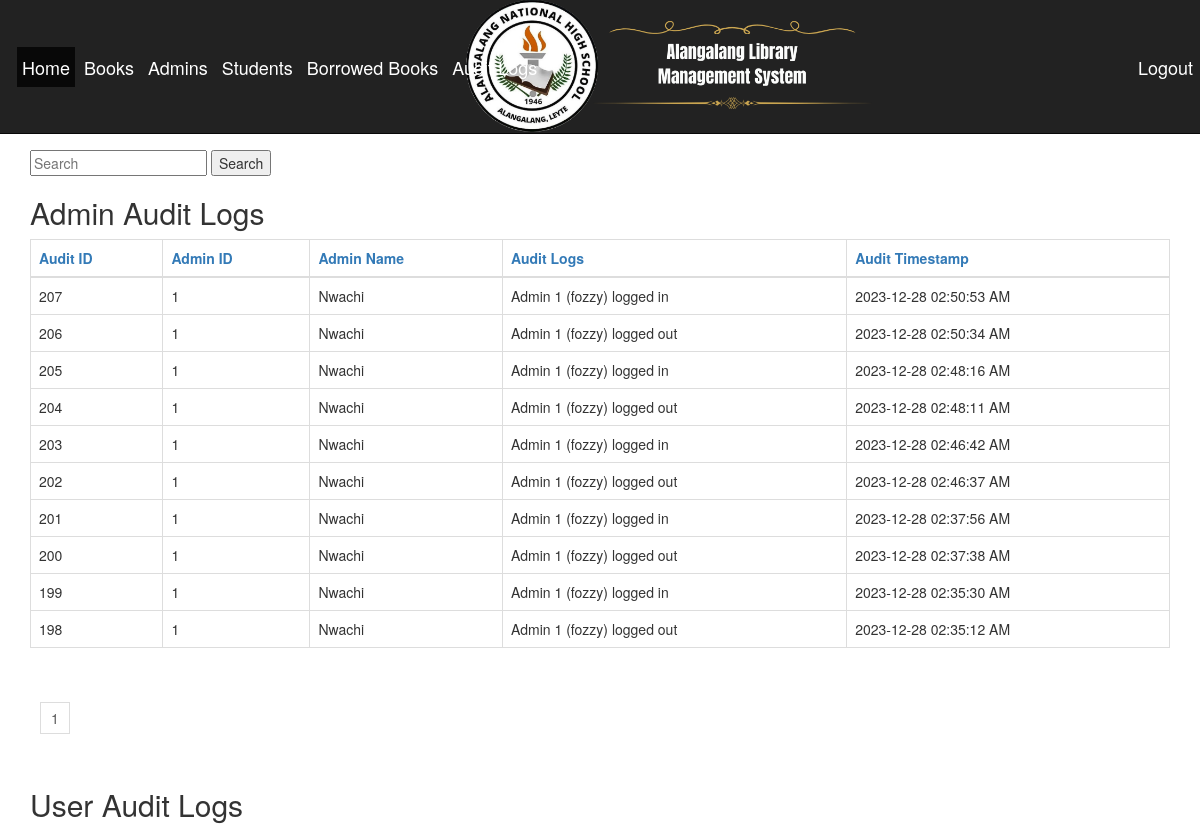
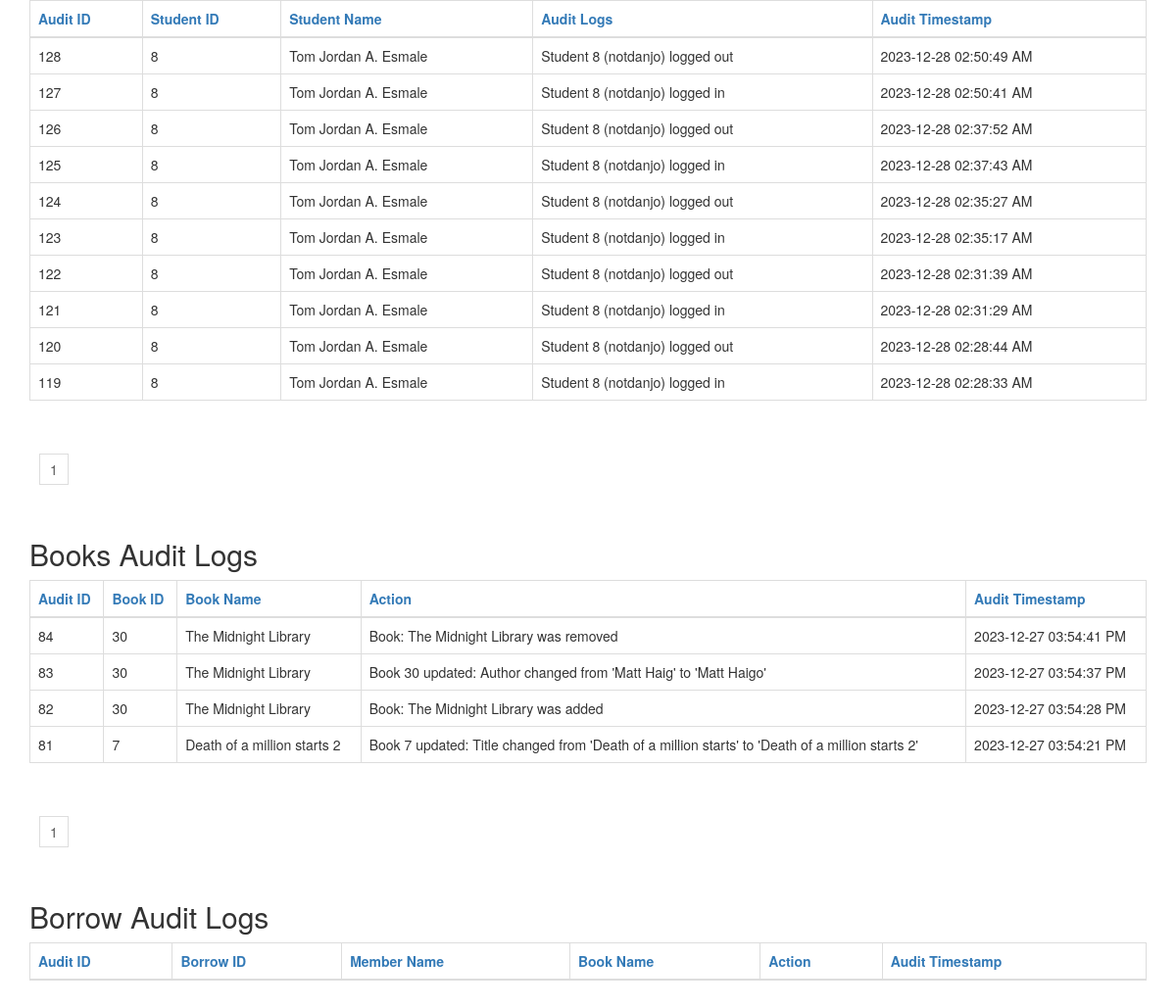
The page /audit_logs.php (signed in) on the database its author committed (2 pictures, top to bottom).
### tables this page shows
CREATE TABLE `audit_logs_admin` (
  `audit_id` int(100) NOT NULL,
  `adminId` int(11) NOT NULL,
  `audit_logs` varchar(100) NOT NULL,
  `audit_timestamp` datetime NOT NULL DEFAULT current_timestamp()
);

CREATE TABLE `audit_logs_user` (
  `audit_id` int(100) NOT NULL,
  `studentId` int(11) NOT NULL,
  `audit_logs` varchar(100) NOT NULL,
  `audit_timestamp` datetime NOT NULL DEFAULT current_timestamp()
);

CREATE TABLE `students` (
  `studentId` int(11) NOT NULL,
  `matric_no` varchar(30) NOT NULL,
  `password` varchar(150) NOT NULL,
  `username` varchar(150) NOT NULL,
  `email` varchar(60) NOT NULL,
  `dept` varchar(60) NOT NULL,
  `numOfBooks` int(11) NOT NULL,
  `moneyOwed` varchar(20) NOT NULL,
  `photo` text NOT NULL,
  `phoneNumber` varchar(11) NOT NULL,
  `name` varchar(60) NOT NULL
);

CREATE TABLE `audit_logs_books` (
  `auditId_books` int(11) NOT NULL,
  `bookId` int(11) NOT NULL,
  `action` varchar(255) NOT NULL,
  `audit_timestamp` timestamp NOT NULL DEFAULT current_timestamp() ON UPDATE current_timestamp(),
  `bookTitle` varchar(255) DEFAULT NULL
);

### audit_logs.php (the view, shortened to what this page needs)
<?php
require 'includes/db-inc.php';
include "includes/header.php";
$search_query = isset($_GET['search_query']) ? $_GET['search_query'] : '';
$sort_admin = isset($_GET['sort_admin']) ? $_GET['sort_admin'] : 'audit_id';
$direction = isset($_GET['direction']) && $_GET['direction'] == 'desc' ? 'desc' : 'asc';
$results_per_page = 10;
$page = isset($_GET['page']) ? (int)$_GET['page'] : 1;
$start = ($page - 1) * $results_per_page;
$sql_admin = "SELECT audit_logs_admin.*, admin.adminName FROM audit_logs_admin JOIN admin ON audit_logs_admin.adminId = admin.adminId WHERE (admin.adminName LIKE '%" . $search_query . "%' OR audit_logs_admin.audit_logs LIKE '%" . $search_query . "%' OR audit_logs_admin.audit_id LIKE '%" . $search_query . "%' OR audit_logs_admin.adminId LIKE '%" . $search_query . "%') ORDER BY audit_logs_admin.audit_timestamp DESC, $sort_admin $direction LIMIT $start, $results_per_page";
$query_admin = mysqli_query($conn, $sql_admin);
$sql_user = "SELECT audit_logs_user.*, students.name FROM audit_logs_user JOIN students ON audit_logs_user.studentId = students.studentId WHERE (students.name LIKE '%" . $search_query . "%' OR audit_logs_user.audit_logs LIKE '%" . $search_query . "%' OR audit_logs_user.audit_id LIKE '%" . $search_query . "%' OR audit_logs_user.studentId LIKE '%" . $search_query . "%') ORDER BY audit_logs_user.audit_id DESC, audit_logs_user.audit_timestamp DESC LIMIT $start, $results_per_page";
$query_user = mysqli_query($conn, $sql_user);
$sql_books = "SELECT audit_logs_books.*, DATE_FORMAT(audit_logs_books.audit_timestamp, '%Y-%m-%d %r') as formatted_timestamp FROM audit_logs_books ORDER BY audit_logs_books.audit_timestamp DESC LIMIT $start, $results_per_page";
$query_books = mysqli_query($conn, $sql_books);
?>
<div class="container">
    <?php include "includes/nav.php"; ?>
    <form action="" method="GET">
        <input type="text" name="search_query" placeholder="Search">
        <input type="submit" value="Search">
    </form>
    <h2>Admin Audit Logs</h2>
    <table class="table table-bordered">
        <thead>
            <tr>
                <th><a href="?sort_admin=audit_id&direction=<?php echo $direction == 'asc' ? 'desc' : 'asc'; ?>">Audit ID</a></th>
                <th><a href="?sort=audit_id&direction=<?php echo $direction == 'asc' ? 'desc' : 'asc'; ?>">Admin ID</a></th>
                <th><a href="?sort=audit_id&direction=<?php echo $direction == 'asc' ? 'desc' : 'asc'; ?>">Admin Name</a></th>
                <th><a href="?sort=audit_id&direction=<?php echo $direction == 'asc' ? 'desc' : 'asc'; ?>">Audit Logs</a></th>
                <th><a href="?sort=audit_id&direction=<?php echo $direction == 'asc' ? 'desc' : 'asc'; ?>">Audit Timestamp</a></th>
            </tr>
        </thead>
        <tbody>
            <?php while ($row = mysqli_fetch_array($query_admin)) {
                $auditTimestamp = date_create($row['audit_timestamp']);
                $auditTimestampFormatted = date_format($auditTimestamp, 'Y-m-d h:i:s A');
            ?>
                <tr>
                    <td><?php echo $row['audit_id']; ?></td>
                    <td><?php echo $row['adminId']; ?></td>
                    <td><?php echo $row['adminName']; ?></td>
                    <td><?php echo $row['audit_logs']; ?></td>
                    <td><?php echo $auditTimestampFormatted; ?></td>
                </tr>
            <?php } ?>
        </tbody>
    </table>
    <div class="pagination">
        <?php
        $total_results = mysqli_num_rows($query_admin);
        $total_pages = ceil($total_results / $results_per_page);
        for ($i = 1; $i <= $total_pages; $i++) {
            echo "<a href='audit_logs.php?page=" . $i . "'>" . $i . "</a> ";
        }
        ?>
    </div>
    <h2>User Audit Logs</h2>
    <table class="table table-bordered">
        <thead>
            <tr>
                <th><a href="?sort_admin=audit_id&direction=<?php echo $direction == 'asc' ? 'desc' : 'asc'; ?>">Audit ID</a></th>
                <th><a href="?sort=audit_id&direction=<?php echo $direction == 'asc' ? 'desc' : 'asc'; ?>">Student ID</a></th>
                <th><a href="?sort=audit_id&direction=<?php echo $direction == 'asc' ? 'desc' : 'asc'; ?>">Student Name</a></th>
                <th><a href="?sort=audit_id&direction=<?php echo $direction == 'asc' ? 'desc' : 'asc'; ?>">Audit Logs</a></th>
                <th><a href="?sort=audit_id&direction=<?php echo $direction == 'asc' ? 'desc' : 'asc'; ?>">Audit Timestamp</a></th>
            </tr>
        </thead>
        <tbody>
            <?php while ($row = mysqli_fetch_array($query_user)) {
                $auditTimestamp = date_create($row['audit_timestamp']);
                $auditTimestampFormatted = date_format($auditTimestamp, 'Y-m-d h:i:s A'); ?>
                <tr>
                    <td><?php echo $row['audit_id']; ?></td>
                    <td><?php echo $row['studentId']; ?></td>
                    <td><?php echo $row['name']; ?></td>
                    <td><?php echo $row['audit_logs']; ?></td>
                    <td><?php echo $auditTimestampFormatted; ?></td>
                </tr>
            <?php } ?>
        </tbody>
    </table>
    <div class="pagination">
        <?php
        $total_results = mysqli_num_rows($query_user);
        $total_pages = ceil($total_results / $results_per_page);
        for ($i = 1; $i <= $total_pages; $i++) {
            echo "<a href='audit_logs.php?page=" . $i . "'>" . $i . "</a> ";
        }
        ?>
    </div>
    <h2>Books Audit Logs</h2>
    <table class="table table-bordered">
        <thead>
            <tr>
                <th><a href="?sort_admin=auditId_books&direction=<?php echo $direction == 'asc' ? 'desc' : 'asc'; ?>">Audit ID</a></th>
                <th><a href="?sort=audit_id&direction=<?php echo $direction == 'asc' ? 'desc' : 'asc'; ?>">Book ID</a></th>
                <th><a href="?sort=audit_id&direction=<?php echo $direction == 'asc' ? 'desc' : 'asc'; ?>">Book Name</a></th>
                <th><a href="?sort=audit_id&direction=<?php echo $direction == 'asc' ? 'desc' : 'asc'; ?>">Action</a></th>
                <th><a href="?sort=audit_id&direction=<?php echo $direction == 'asc' ? 'desc' : 'asc'; ?>">Audit Timestamp</a></th>
            </tr>
        </thead>
        <tbody>
            <?php while ($row = mysqli_fetch_array($query_books)) {
                $auditTimestamp = date_create($row['audit_timestamp']);
                $auditTimestampFormatted = date_format($auditTimestamp, 'Y-m-d h:i:s A'); ?>
                <tr>
                    <td><?php echo $row['auditId_books']; ?></td>
                    <td><?php echo $row['bookId']; ?></td>
                    <td><?php echo $row['bookTitle'] ? $row['bookTitle'] : 'Removed Book'; ?></td>
                    <td><?php echo $row['action']; ?></td>
                    <td><?php echo $auditTimestampFormatted; ?></td>
                </tr>
            <?php } ?>
        </tbody>
    </table>
    <div class="pagination">
        <?php
        $total_results = mysqli_num_rows($query_books);
        $total_pages = ceil($total_results / $results_per_page);
        for ($i = 1; $i <= $total_pages; $i++) {
            echo "<a href='audit_logs.php?page=" . $i . "'>" . $i . "</a> ";
        }
        ?>
    </div>
    <h2>Borrow Audit Logs</h2>
    <table class="table table-bordered">
        <thead>
            <tr>
                <th><a href="?sort_borrow=auditId_borrow&direction=<?php echo $direction == 'asc' ? 'desc' : 'asc'; ?>">Audit ID</a></th>
                <th><a href="?sort_borrow=borrowId&direction=<?php echo $direction == 'asc' ? 'desc' : 'asc'; ?>">Borrow ID</a></th>
                <th><a href="?sort_borrow=memberName&direction=<?php echo $direction == 'asc' ? 'desc' : 'asc'; ?>">Member Name</a></th>
                <th><a href="?sort_borrow=bookName&direction=<?php echo $direction == 'asc' ? 'desc' : 'asc'; ?>">Book Name</a></th>
                <th><a href="?sort_borrow=action&direction=<?php echo $direction == 'asc' ? 'desc' : 'asc'; ?>">Action</a></th>
                <th><a href="?sort_borrow=audit_timestamp&direction=<?php echo $direction == 'asc' ? 'desc' : 'asc'; ?>">Audit Timestamp</a>
                </th>
            </tr>
        </thead>
    </table>
</div>

### css/style.css (style rules this page uses)
body { overflow-x: hidden; padding-top: 150px; }
.pagination { text-align: center; padding: 20px 0; }
.pagination a { color: #5a5a5a; text-decoration: none; margin: 0 10px; padding: 5px 10px; border: 1px solid #ddd; transition: background-color .3s; }

### rows shown on the page
audit_logs_admin: audit_id "207", adminId "1", adminId.adminName "Nwachi", audit_logs "Admin 1 (fozzy) logged in", audit_timestamp "2023-12-28 02:50:53 AM"
audit_logs_admin: audit_id "206", adminId "1", adminId.adminName "Nwachi", audit_logs "Admin 1 (fozzy) logged out", audit_timestamp "2023-12-28 02:50:34 AM"
audit_logs_admin: audit_id "205", adminId "1", adminId.adminName "Nwachi", audit_logs "Admin 1 (fozzy) logged in", audit_timestamp "2023-12-28 02:48:16 AM"
audit_logs_admin: audit_id "204", adminId "1", adminId.adminName "Nwachi", audit_logs "Admin 1 (fozzy) logged out", audit_timestamp "2023-12-28 02:48:11 AM"
audit_logs_admin: audit_id "203", adminId "1", adminId.adminName "Nwachi", audit_logs "Admin 1 (fozzy) logged in", audit_timestamp "2023-12-28 02:46:42 AM"
audit_logs_admin: audit_id "202", adminId "1", adminId.adminName "Nwachi", audit_logs "Admin 1 (fozzy) logged out", audit_timestamp "2023-12-28 02:46:37 AM"
audit_logs_admin: audit_id "201", adminId "1", adminId.adminName "Nwachi", audit_logs "Admin 1 (fozzy) logged in", audit_timestamp "2023-12-28 02:37:56 AM"
audit_logs_admin: audit_id "200", adminId "1", adminId.adminName "Nwachi", audit_logs "Admin 1 (fozzy) logged out", audit_timestamp "2023-12-28 02:37:38 AM"
audit_logs_admin: audit_id "199", adminId "1", adminId.adminName "Nwachi", audit_logs "Admin 1 (fozzy) logged in", audit_timestamp "2023-12-28 02:35:30 AM"
audit_logs_admin: audit_id "198", adminId "1", adminId.adminName "Nwachi", audit_logs "Admin 1 (fozzy) logged out", audit_timestamp "2023-12-28 02:35:12 AM"
audit_logs_user: audit_id "128", studentId "8", studentId.name "Tom Jordan A. Esmale", audit_logs "Student 8 (notdanjo) logged out", audit_timestamp "2023-12-28 02:50:49 AM"
audit_logs_user: audit_id "127", studentId "8", studentId.name "Tom Jordan A. Esmale", audit_logs "Student 8 (notdanjo) logged in", audit_timestamp "2023-12-28 02:50:41 AM"
audit_logs_user: audit_id "126", studentId "8", studentId.name "Tom Jordan A. Esmale", audit_logs "Student 8 (notdanjo) logged out", audit_timestamp "2023-12-28 02:37:52 AM"
audit_logs_user: audit_id "125", studentId "8", studentId.name "Tom Jordan A. Esmale", audit_logs "Student 8 (notdanjo) logged in", audit_timestamp "2023-12-28 02:37:43 AM"
audit_logs_user: audit_id "124", studentId "8", studentId.name "Tom Jordan A. Esmale", audit_logs "Student 8 (notdanjo) logged out", audit_timestamp "2023-12-28 02:35:27 AM"
audit_logs_user: audit_id "123", studentId "8", studentId.name "Tom Jordan A. Esmale", audit_logs "Student 8 (notdanjo) logged in", audit_timestamp "2023-12-28 02:35:17 AM"
audit_logs_user: audit_id "122", studentId "8", studentId.name "Tom Jordan A. Esmale", audit_logs "Student 8 (notdanjo) logged out", audit_timestamp "2023-12-28 02:31:39 AM"
audit_logs_user: audit_id "121", studentId "8", studentId.name "Tom Jordan A. Esmale", audit_logs "Student 8 (notdanjo) logged in", audit_timestamp "2023-12-28 02:31:29 AM"
audit_logs_user: audit_id "120", studentId "8", studentId.name "Tom Jordan A. Esmale", audit_logs "Student 8 (notdanjo) logged out", audit_timestamp "2023-12-28 02:28:44 AM"
audit_logs_user: audit_id "119", studentId "8", studentId.name "Tom Jordan A. Esmale", audit_logs "Student 8 (notdanjo) logged in", audit_timestamp "2023-12-28 02:28:33 AM"
audit_logs_books: auditId_books "84", bookId "30", bookTitle "The Midnight Library", action "Book: The Midnight Library was removed", audit_timestamp "2023-12-27 03:54:41 PM"
audit_logs_books: auditId_books "83", bookId "30", bookTitle "The Midnight Library", action "Book 30 updated: Author changed from 'Matt Haig' to 'Matt Haigo'", audit_timestamp "2023-12-27 03:54:37 PM"
audit_logs_books: auditId_books "82", bookId "30", bookTitle "The Midnight Library", action "Book: The Midnight Library was added", audit_timestamp "2023-12-27 03:54:28 PM"
audit_logs_books: auditId_books "81", bookId "7", bookTitle "Death of a million starts 2", action "Book 7 updated: Title changed from 'Death of a million starts' to 'Death of a million starts 2'", audit_timestamp "2023-12-27 03:54:21 PM"
